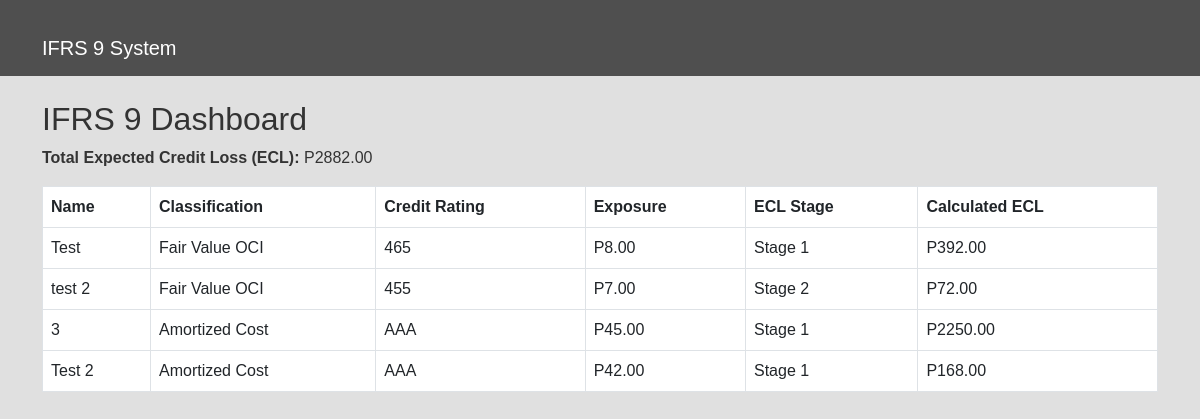
/finance/, run on the app's committed database.
### finance/models.py (models this page shows, shortened)
class FinancialInstrument(models.Model):
    CLASSIFICATION_CHOICES = [
        ('AC', 'Amortized Cost'),
        ('FVOCI', 'Fair Value OCI'),
        ('FVTPL', 'Fair Value P&L'),
    ]
    name = models.CharField(max_length=100)
    classification = models.CharField(max_length=10, choices=CLASSIFICATION_CHOICES)
    credit_rating = models.CharField(max_length=10)
    exposure = models.FloatField()
    ecl_stage = models.IntegerField(choices=[(1, 'Stage 1'), (2, 'Stage 2'), (3, 'Stage 3')])
    pd = models.FloatField()  # Probability of Default
    lgd = models.FloatField() # Loss Given Default
    ead = models.FloatField() # Exposure at Default
    def calculate_ecl(self):
        return self.pd * self.lgd * self.ead

### finance/views.py (the view)
# urls.py: path("", dashboard, name="dashboard"),
def dashboard(request):
    instruments = FinancialInstrument.objects.all()
    total_ecl = sum(i.calculate_ecl() for i in instruments)
    return render(request, "dashboard.html", {"instruments": instruments, "total_ecl": total_ecl})

### finance/templates/dashboard.html
{% extends "base.html" %}
{% block content %}
<h2>IFRS 9 Dashboard</h2>
<p><strong>Total Expected Credit Loss (ECL):</strong> P{{ total_ecl|floatformat:2 }}</p>
<table class="table table-bordered">
    <thead>
        <tr>
            <th>Name</th>
            <th>Classification</th>
            <th>Credit Rating</th>
            <th>Exposure</th>
            <th>ECL Stage</th>
            <th>Calculated ECL</th>
        </tr>
    </thead>
    <tbody>
        {% for instrument in instruments %}
        <tr>
            <td>{{ instrument.name }}</td>
            <td>{{ instrument.get_classification_display }}</td>
            <td>{{ instrument.credit_rating }}</td>
            <td>P{{ instrument.exposure|floatformat:2 }}</td>
            <td>Stage {{ instrument.ecl_stage }}</td>
            <td>P{{ instrument.calculate_ecl|floatformat:2 }}</td>
        </tr>
        {% endfor %}
    </tbody>
</table>
{% endblock %}

### finance/templates/base.html (style rules this page uses)
body { font-family: Arial, sans-serif; background-color: #e0e0e0; color: #333; }

### data on the page
FinancialInstrument: name "Test", classification "Fair Value OCI", credit_rating "465", exposure "8.00", ecl_stage "1", calculate_ecl "392.00"
FinancialInstrument: name "test 2", classification "Fair Value OCI", credit_rating "455", exposure "7.00", ecl_stage "2", calculate_ecl "72.00"
FinancialInstrument: name "3", classification "Amortized Cost", credit_rating "AAA", exposure "45.00", ecl_stage "1", calculate_ecl "2250.00"
FinancialInstrument: name "Test 2", classification "Amortized Cost", credit_rating "AAA", exposure "42.00", ecl_stage "1", calculate_ecl "168.00"

### other printed values
{{ total_ecl|floatformat:2 }} "2882.00"
